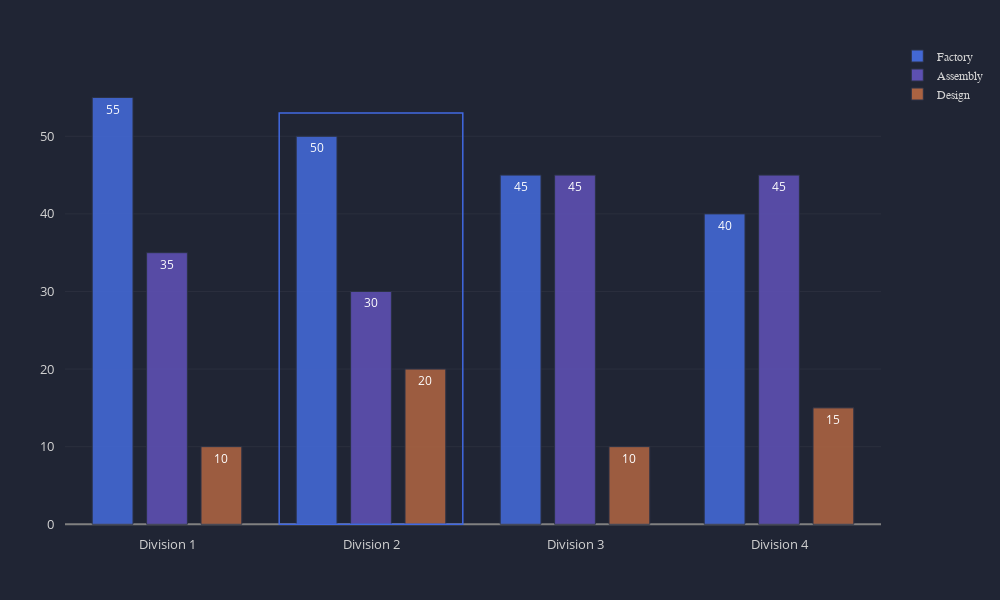

The code cell stored with this chart in its notebook:
### Markdown cell above
## Grouped Vertical Bar Chart

### Code cell
index = ['Factory', 'Assembly', 'Design']
values = {'Division 1': [55, 35, 10], 
         'Division 2': [50, 30, 20],
         'Division 3': [45, 45, 10],
         'Division 4': [40, 45, 15]}

data = pd.DataFrame(data=values, index=index)

color_palette = chart.palette(palette='colorful')
layout = chart.layout(width=1000, ml=50, palette=color_palette)
shape = chart.add_shape(x0=0.55, x1=1.45, y0=0, y1=53, xref='paper', fill_color=None, opacity=1, line_width=1.5)
chart.bar(df=data, layout=layout, bar_width=0.20,  shapes=shape, textpos='inside', linewidth=1)

### Figure 1 — Plotly figure (JSON) as saved in the notebook; plotly's stock layout.template omitted (floating-point values rounded to 4 significant figures)
{"data": [{"marker": {"line": {"color": "#2C3347", "width": 1}, "opacity": 0.9}, "name": "Factory", "orientation": "v", "text": [55, 50, 45, 40], "textposition": "inside", "type": "bar", "width": 0.2, "x": ["Division 1", "Division 2", "Division 3", "Division 4"], "y": [55, 50, 45, 40]}, {"marker": {"line": {"color": "#2C3347", "width": 1}, "opacity": 0.9}, "name": "Assembly", "orientation": "v", "text": [35, 30, 45, 45], "textposition": "inside", "type": "bar", "width": 0.2, "x": ["Division 1", "Division 2", "Division 3", "Division 4"], "y": [35, 30, 45, 45]}, {"marker": {"line": {"color": "#2C3347", "width": 1}, "opacity": 0.9}, "name": "Design", "orientation": "v", "text": [10, 20, 10, 15], "textposition": "inside", "type": "bar", "width": 0.2, "x": ["Division 1", "Division 2", "Division 3", "Division 4"], "y": [10, 20, 10, 15]}], "layout": {"autosize": false, "colorway": ["#4368d4", "#5D50B2", "#AA6342", "#557DA0", "#DD483E", "#58a2d4", "#543c84"], "height": 600, "legend": {"bordercolor": "#202534", "borderwidth": 0, "font": {"color": "lightgrey", "family": "sans-serif", "size": 12}, "orientation": "v", "traceorder": "normal", "x": 1.02, "xanchor": "left", "y": 1, "yanchor": "middle"}, "margin": {"b": 75, "l": 50, "pad": 10, "r": 50, "t": 75}, "paper_bgcolor": "#202534", "plot_bgcolor": "#202534", "shapes": [{"line": {"color": "royalblue", "width": 1.5}, "opacity": 1, "type": "rect", "x0": 0.55, "x1": 1.45, "xref": "x", "y0": 0, "y1": 53, "yref": "y"}], "title": {"font": {"color": "lightgrey", "family": "sans-serif", "size": 24}, "text": "", "x": 0.5}, "width": 1000, "xaxis": {"autorange": true, "color": "lightgrey", "dtick": 1, "gridcolor": "#343846", "gridwidth": 0.5, "showgrid": false, "showline": false, "showticklabels": true, "tickfont": {"color": "lightgrey", "size": 13}, "tickformat": "", "tickmode": "auto", "title": {"font": {"color": "lightgrey", "family": "sans-serif", "size": 18}, "text": ""}, "type": "-", "zeroline": false, "zerolinecolor": "grey"}, "yaxis": {"autorange": true, "color": "lightgrey", "dtick": 1, "gridcolor": "#343846", "gridwidth": 0.5, "showgrid": true, "showline": false, "showticklabels": true, "tickfont": {"color": "lightgrey", "size": 13}, "tickformat": "", "tickmode": "auto", "ticks": "", "title": {"font": {"color": "lightgrey", "family": "sans-serif", "size": 18}, "text": ""}, "type": "-", "zeroline": true, "zerolinecolor": "grey"}}}
